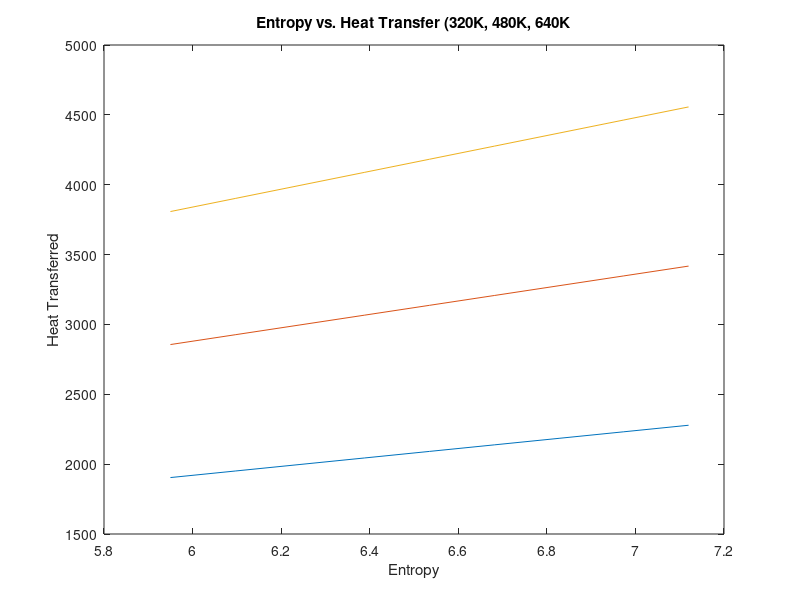

MATLAB code to generate this figure:
% Activity XX: An introduction to pretty MATLAB code
% File: Header_Individual.m
% Date: 24 January 2019
% By: Ryan Richter
% richterw
% Section: 015
% Team: 191
%
% ELECTRONIC SIGNATURE
% Ryan Richter
%
% The electronic signature above indicates the script
% submitted for evaluation is my individual work, and I
% have a general understanding of all aspects of its
% development and execution.
%
% A BRIEF DESCRIPTION OF WHAT THE SCRIPT OR FUNCTION DOES

clc
close all

Entropy = (5.95:0.14625:7.12);
Temperature = (320:160:640);

Q = Entropy' .* Temperature;

plot(Entropy, Q)
xlabel('Entropy')
ylabel('Heat Transferred')
title('Entropy vs. Heat Transfer (320K, 480K, 640K')

